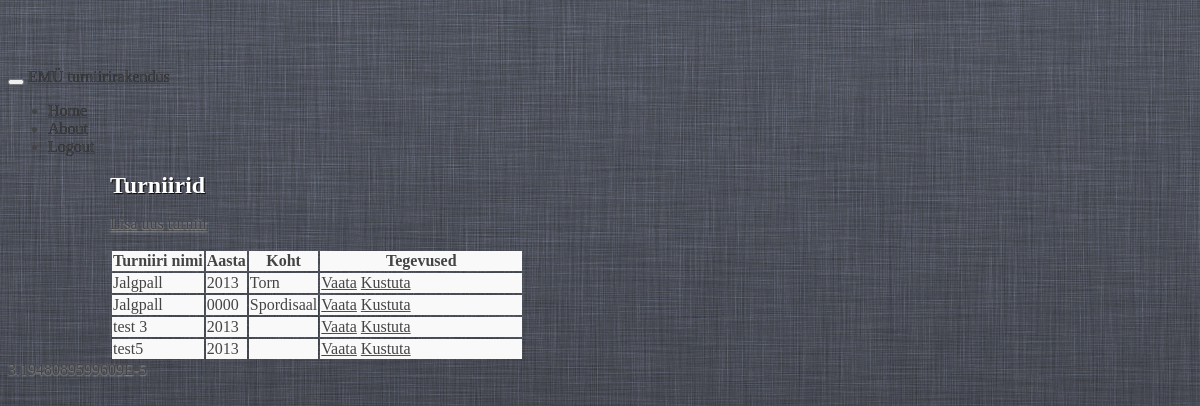
The page /tournaments (signed in) on the database its author committed.
### tables this page shows
CREATE TABLE IF NOT EXISTS `tournament` (
  `tournament_id` int(10) unsigned NOT NULL AUTO_INCREMENT,
  `tournament_name` varchar(100) NOT NULL,
  `tournament_year` int(11) NOT NULL,
  `tournament_place` varchar(100) NOT NULL,
  `place_id` int(11) unsigned NOT NULL,
  `deleted` tinyint(1) NOT NULL DEFAULT '0',
  `tournament_start` datetime NOT NULL,
  `tournament_end` datetime NOT NULL,
  `tournament_loser_bracket` tinyint(1) unsigned NOT NULL DEFAULT '0',
  `tournament_game_time` smallint(6) NOT NULL,
  `tournament_game_pause` smallint(6) NOT NULL,
  `tournament_field` smallint(6) NOT NULL,
  `tournament_group` smallint(6) NOT NULL,
  `tournament_win` smallint(6) NOT NULL,
  `tournament_type` tinyint(4) NOT NULL DEFAULT '-1' COMMENT '0 = Alagrupid + playoff 1= Alagrupid 2= Playoff 3= Paremusjärjestus',
  `tournament_game_win` tinyint(4) NOT NULL,
  `tournament_game_tie` tinyint(4) NOT NULL,
  `tournament_game_loss` tinyint(4) NOT NULL,
  `tournament_participant` varchar(50) NOT NULL,
  `tournament_classification` varchar(50) NOT NULL,
  PRIMARY KEY (`tournament_id`),
  KEY `place_id` (`place_id`)
);

CREATE TABLE IF NOT EXISTS `place` (
  `place_id` int(10) unsigned NOT NULL AUTO_INCREMENT,
  `place_name` varchar(100) NOT NULL,
  `place_deleted` int(1) NOT NULL DEFAULT '0',
  PRIMARY KEY (`place_id`)
);

### controllers/tournaments.php (called while the page is built, shortened)
<?php
class tournaments
{
	function index()
	{
		$tournaments = get_all("SELECT * FROM tournament NATURAL JOIN place WHERE tournament.deleted=0");
		require 'views/master_view.php';
	}
}

### modules/database.php (called while the page is built, shortened)
<?php
function get_all($sql)
{
	$q = mysql_query($sql) or db_error_out($sql);
	while (($result[] = mysql_fetch_assoc($q)) || array_pop($result)) {
		;
	}
	return $result;
}

### views/tournaments_index_view.php (the view, shortened to what this page needs)
<h2 class="form-signin-heading">Turniirid</h2>
<p><a class="btn btn-large btn-primary" href="<?= BASE_URL ?>tournaments/add">Lisa uus turniir</a></p>
<table id="tournaments-table" class="table table-bordered table-striped">
	<thead>
	<tr>
		<th>
			Turniiri nimi
		</th>
		<th>
			Aasta
		</th>
		<th>
			Koht
		</th>
		<th style="width: 200px;">
			Tegevused
		</th>
	</tr>
	</thead>
	<tbody>
	<? if (! empty ($tournaments)): foreach ($tournaments as $tournament): ?>
		<tr id="tournament<?= $tournament['tournament_id'] ?>">
			<td>
				<?= $tournament['tournament_name'] ?>
			</td>
			<td>
				<?= substr($tournament['tournament_start'], 0, 4) ?>
			</td>
			<td>
				<?= $tournament['place_name'] ?>
			</td>
			<td>
				<a href="<?= BASE_URL ?>tournaments/view/<?= $tournament['tournament_id'] ?>" class="btn btn-inverse btn-mini"> Vaata</a>
				<a href="<?= BASE_URL ?>tournaments/remove/<?= $tournament['tournament_id'] ?>" class="btn btn-inverse btn-mini"
				   onclick="if (!confirm('Oled kindel?'))return false; remove_tournament_ajax
					   (<?= $tournament['tournament_id'] ?>); return false"> Kustuta</a>
			</td>
		</tr>
	<? endforeach; endif ?>
	</tbody>
</table>

### rows shown on the page
tournament: tournament_name "Jalgpall", tournament_start "2013", place.place_name "Torn"
tournament: tournament_name "Jalgpall", tournament_start "0000", place.place_name "Spordisaal"
tournament: tournament_name "test 3", tournament_start "2013"
tournament: tournament_name "test5", tournament_start "2013"
